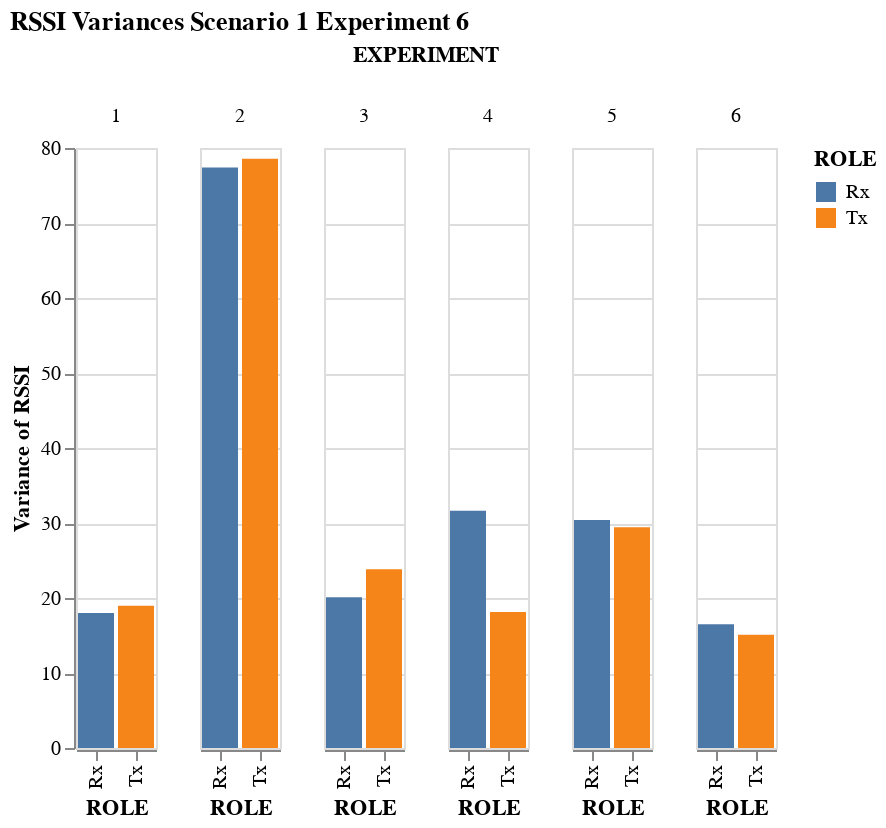

The code cell stored with this chart in its notebook:
### Code cell
alt.Chart(RSSI_df, title=f"RSSI Variances Scenario 1 Experiment {experiment}").mark_bar().encode(
    x="ROLE:N",
    y="variance(RSSI)",
    color="ROLE:N",
    column="EXPERIMENT:N"
)

### Figure 1 — Vega-Lite specification as saved in the notebook (floating-point values rounded to 4 significant figures; data arrays with more than 128 entries replaced by an {"elided": "..."} marker saying what was removed)
{"config": {"view": {"continuousWidth": 400, "continuousHeight": 300}}, "data": {"name": "data-4f58d26f4484dad21563ea17c2899775"}, "mark": "bar", "encoding": {"color": {"field": "ROLE", "type": "nominal"}, "column": {"field": "EXPERIMENT", "type": "nominal"}, "x": {"field": "ROLE", "type": "nominal"}, "y": {"aggregate": "variance", "field": "RSSI", "type": "quantitative"}}, "title": "RSSI Variances Scenario 1 Experiment 6", "$schema": "https://vega.github.io/schema/vega-lite/v4.17.0.json", "datasets": {"data-4f58d26f4484dad21563ea17c2899775": {"elided": "496 records"}}}
